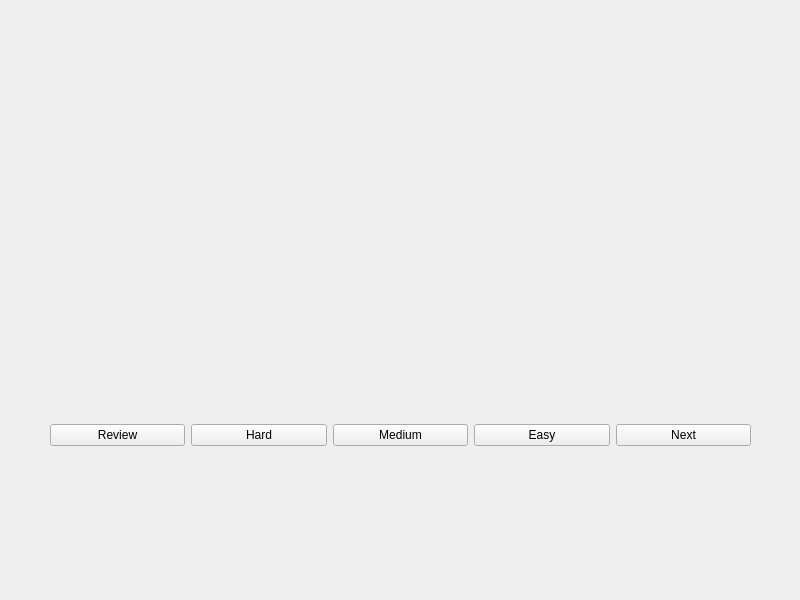
<?xml version="1.0" encoding="UTF-8"?>
<ui version="4.0">
 <class>CardWidget</class>
 <widget class="QWidget" name="CardWidget">
  <property name="geometry">
   <rect>
    <x>0</x>
    <y>0</y>
    <width>800</width>
    <height>600</height>
   </rect>
  </property>
  <property name="windowTitle">
   <string>Form</string>
  </property>
  <widget class="QWidget" name="verticalLayoutWidget">
   <property name="geometry">
    <rect>
     <x>50</x>
     <y>70</y>
     <width>701</width>
     <height>261</height>
    </rect>
   </property>
   <layout class="QVBoxLayout" name="contentVBox"/>
  </widget>
  <widget class="QWidget" name="horizontalLayoutWidget">
   <property name="geometry">
    <rect>
     <x>50</x>
     <y>410</y>
     <width>701</width>
     <height>51</height>
    </rect>
   </property>
   <layout class="QHBoxLayout" name="horizontalLayout">
    <item>
     <widget class="QPushButton" name="button1">
      <property name="text">
       <string>Review</string>
      </property>
     </widget>
    </item>
    <item>
     <widget class="QPushButton" name="button2">
      <property name="text">
       <string>Hard</string>
      </property>
     </widget>
    </item>
    <item>
     <widget class="QPushButton" name="button3">
      <property name="text">
       <string>Medium</string>
      </property>
     </widget>
    </item>
    <item>
     <widget class="QPushButton" name="button4">
      <property name="text">
       <string>Easy</string>
      </property>
     </widget>
    </item>
    <item>
     <widget class="QPushButton" name="nextButton">
      <property name="text">
       <string>Next</string>
      </property>
     </widget>
    </item>
   </layout>
  </widget>
 </widget>
 <resources/>
 <connections/>
</ui>
